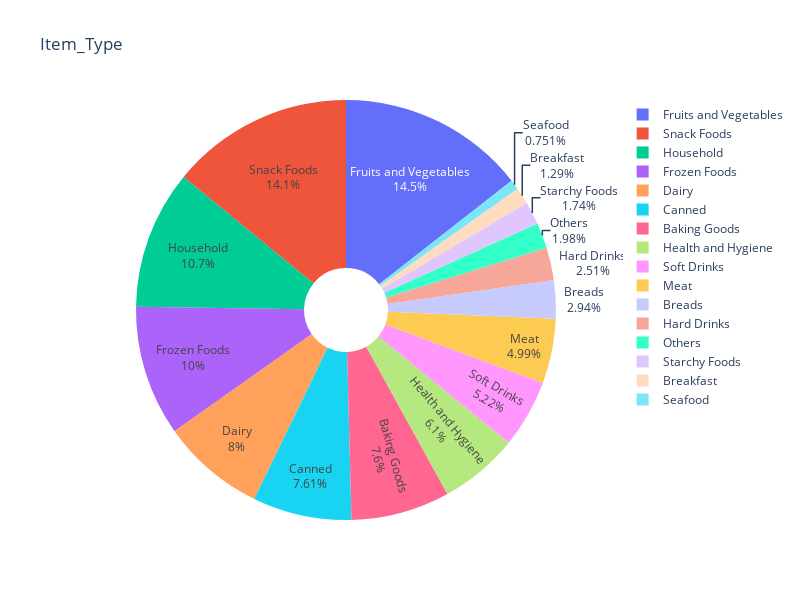
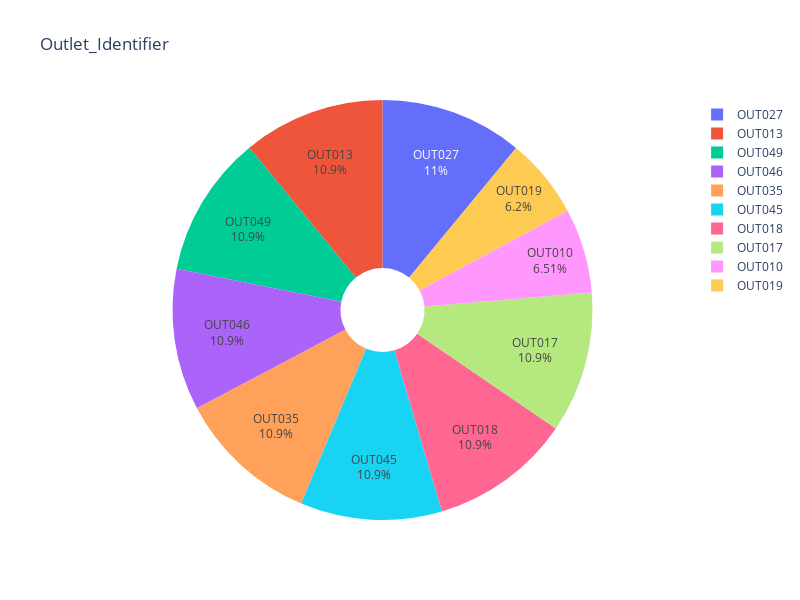
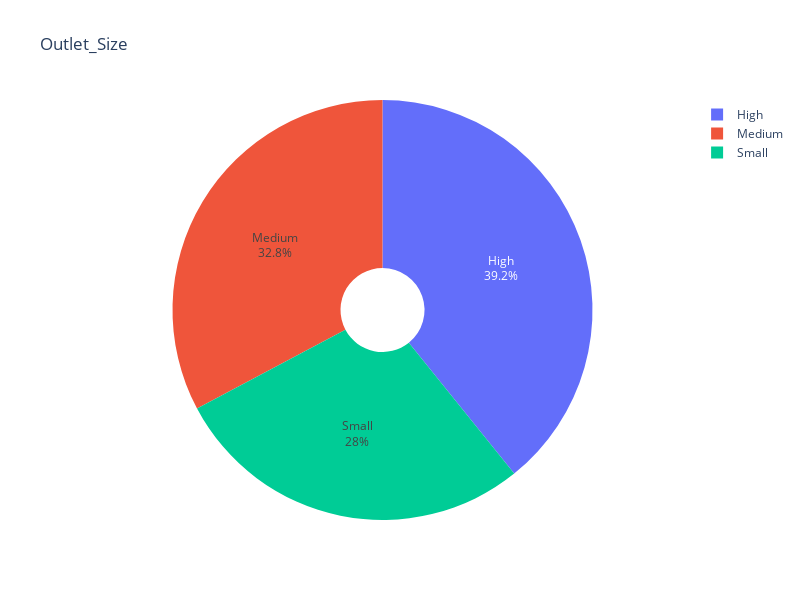
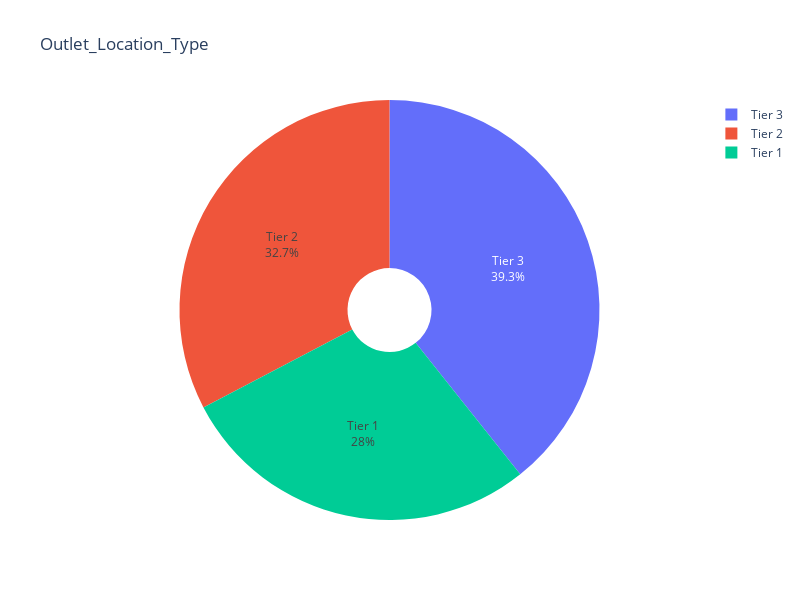

Write notebook code for charts like these, in order.
### Code cell
for c in cat:
    iplot(px.pie(data_frame=train,names=train[c].value_counts().index,values=train[c].value_counts().values,hole=0.2,title=c,height=600,width=800).update_traces(textinfo='percent+label'))

### Figure 1 — Plotly figure (JSON) as saved in the notebook; plotly's stock layout.template omitted (floating-point values rounded to 4 significant figures)
{"data": [{"domain": {"x": [0, 1], "y": [0, 1]}, "hole": 0.2, "hovertemplate": "label=%{label}<br>value=%{value}<extra></extra>", "labels": ["Fruits and Vegetables", "Snack Foods", "Household", "Frozen Foods", "Dairy", "Canned", "Baking Goods", "Health and Hygiene", "Soft Drinks", "Meat", "Breads", "Hard Drinks", "Others", "Starchy Foods", "Breakfast", "Seafood"], "legendgroup": "", "name": "", "showlegend": true, "textinfo": "percent+label", "type": "pie", "values": [1232, 1200, 910, 856, 682, 649, 648, 520, 445, 425, 251, 214, 169, 148, 110, 64]}], "layout": {"height": 600, "legend": {"tracegroupgap": 0}, "title": {"text": "Item_Type"}, "width": 800}}

### Figure 2 — Plotly figure (JSON) as saved in the notebook; plotly's stock layout.template omitted (floating-point values rounded to 4 significant figures)
{"data": [{"domain": {"x": [0, 1], "y": [0, 1]}, "hole": 0.2, "hovertemplate": "label=%{label}<br>value=%{value}<extra></extra>", "labels": ["OUT027", "OUT013", "OUT049", "OUT046", "OUT035", "OUT045", "OUT018", "OUT017", "OUT010", "OUT019"], "legendgroup": "", "name": "", "showlegend": true, "textinfo": "percent+label", "type": "pie", "values": [935, 932, 930, 930, 930, 929, 928, 926, 555, 528]}], "layout": {"height": 600, "legend": {"tracegroupgap": 0}, "title": {"text": "Outlet_Identifier"}, "width": 800}}

### Figure 3 — Plotly figure (JSON) as saved in the notebook; plotly's stock layout.template omitted (floating-point values rounded to 4 significant figures)
{"data": [{"domain": {"x": [0, 1], "y": [0, 1]}, "hole": 0.2, "hovertemplate": "label=%{label}<br>value=%{value}<extra></extra>", "labels": ["High", "Medium", "Small"], "legendgroup": "", "name": "", "showlegend": true, "textinfo": "percent+label", "type": "pie", "values": [3342, 2793, 2388]}], "layout": {"height": 600, "legend": {"tracegroupgap": 0}, "title": {"text": "Outlet_Size"}, "width": 800}}

### Figure 4 — Plotly figure (JSON) as saved in the notebook; plotly's stock layout.template omitted (floating-point values rounded to 4 significant figures)
{"data": [{"domain": {"x": [0, 1], "y": [0, 1]}, "hole": 0.2, "hovertemplate": "label=%{label}<br>value=%{value}<extra></extra>", "labels": ["Tier 3", "Tier 2", "Tier 1"], "legendgroup": "", "name": "", "showlegend": true, "textinfo": "percent+label", "type": "pie", "values": [3350, 2785, 2388]}], "layout": {"height": 600, "legend": {"tracegroupgap": 0}, "title": {"text": "Outlet_Location_Type"}, "width": 800}}
